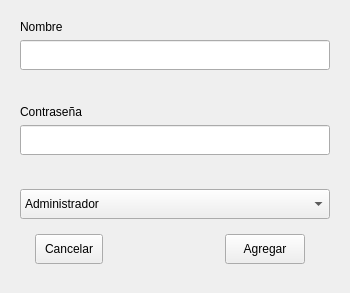
<?xml version="1.0" encoding="UTF-8"?>
<ui version="4.0">
 <class>Form</class>
 <widget class="QWidget" name="Form">
  <property name="geometry">
   <rect>
    <x>0</x>
    <y>0</y>
    <width>350</width>
    <height>293</height>
   </rect>
  </property>
  <property name="windowTitle">
   <string>Form</string>
  </property>
  <layout class="QVBoxLayout" name="verticalLayout">
   <item>
    <widget class="QWidget" name="widget" native="true">
     <layout class="QVBoxLayout" name="verticalLayout_3">
      <item>
       <widget class="QLabel" name="label">
        <property name="text">
         <string>Nombre</string>
        </property>
       </widget>
      </item>
      <item>
       <widget class="QLineEdit" name="lineEdit_Nombre">
        <property name="minimumSize">
         <size>
          <width>0</width>
          <height>30</height>
         </size>
        </property>
       </widget>
      </item>
      <item>
       <spacer name="verticalSpacer_2">
        <property name="orientation">
         <enum>Qt::Vertical</enum>
        </property>
        <property name="sizeHint" stdset="0">
         <size>
          <width>20</width>
          <height>13</height>
         </size>
        </property>
       </spacer>
      </item>
      <item>
       <widget class="QLabel" name="label_2">
        <property name="text">
         <string>Contraseña</string>
        </property>
       </widget>
      </item>
      <item>
       <widget class="QLineEdit" name="lineEdit_Contrasenia">
        <property name="minimumSize">
         <size>
          <width>0</width>
          <height>30</height>
         </size>
        </property>
       </widget>
      </item>
      <item>
       <spacer name="verticalSpacer_3">
        <property name="orientation">
         <enum>Qt::Vertical</enum>
        </property>
        <property name="sizeHint" stdset="0">
         <size>
          <width>20</width>
          <height>22</height>
         </size>
        </property>
       </spacer>
      </item>
      <item>
       <widget class="QComboBox" name="comboBoxUsuario">
        <property name="minimumSize">
         <size>
          <width>0</width>
          <height>30</height>
         </size>
        </property>
        <item>
         <property name="text">
          <string>Administrador</string>
         </property>
        </item>
        <item>
         <property name="text">
          <string>Usuario Comun</string>
         </property>
        </item>
       </widget>
      </item>
      <item>
       <widget class="QWidget" name="widget_2" native="true">
        <property name="minimumSize">
         <size>
          <width>100</width>
          <height>0</height>
         </size>
        </property>
        <property name="maximumSize">
         <size>
          <width>16777215</width>
          <height>50</height>
         </size>
        </property>
        <property name="sizeIncrement">
         <size>
          <width>0</width>
          <height>0</height>
         </size>
        </property>
        <layout class="QVBoxLayout" name="verticalLayout_2">
         <item>
          <layout class="QHBoxLayout" name="horizontalLayout_3">
           <item>
            <spacer name="horizontalSpacer_7">
             <property name="orientation">
              <enum>Qt::Horizontal</enum>
             </property>
             <property name="sizeHint" stdset="0">
              <size>
               <width>18</width>
               <height>20</height>
              </size>
             </property>
            </spacer>
           </item>
           <item>
            <widget class="QPushButton" name="btnCancelar_3">
             <property name="minimumSize">
              <size>
               <width>20</width>
               <height>30</height>
              </size>
             </property>
             <property name="sizeIncrement">
              <size>
               <width>0</width>
               <height>35</height>
              </size>
             </property>
             <property name="text">
              <string>Cancelar</string>
             </property>
            </widget>
           </item>
           <item>
            <spacer name="horizontalSpacer_8">
             <property name="orientation">
              <enum>Qt::Horizontal</enum>
             </property>
             <property name="sizeHint" stdset="0">
              <size>
               <width>128</width>
               <height>20</height>
              </size>
             </property>
            </spacer>
           </item>
           <item>
            <widget class="QPushButton" name="btnAceptar_3">
             <property name="minimumSize">
              <size>
               <width>0</width>
               <height>30</height>
              </size>
             </property>
             <property name="sizeIncrement">
              <size>
               <width>0</width>
               <height>20</height>
              </size>
             </property>
             <property name="text">
              <string>Agregar</string>
             </property>
            </widget>
           </item>
           <item>
            <spacer name="horizontalSpacer_9">
             <property name="orientation">
              <enum>Qt::Horizontal</enum>
             </property>
             <property name="sizeHint" stdset="0">
              <size>
               <width>28</width>
               <height>20</height>
              </size>
             </property>
            </spacer>
           </item>
          </layout>
         </item>
        </layout>
       </widget>
      </item>
     </layout>
    </widget>
   </item>
  </layout>
 </widget>
 <resources/>
 <connections/>
</ui>
